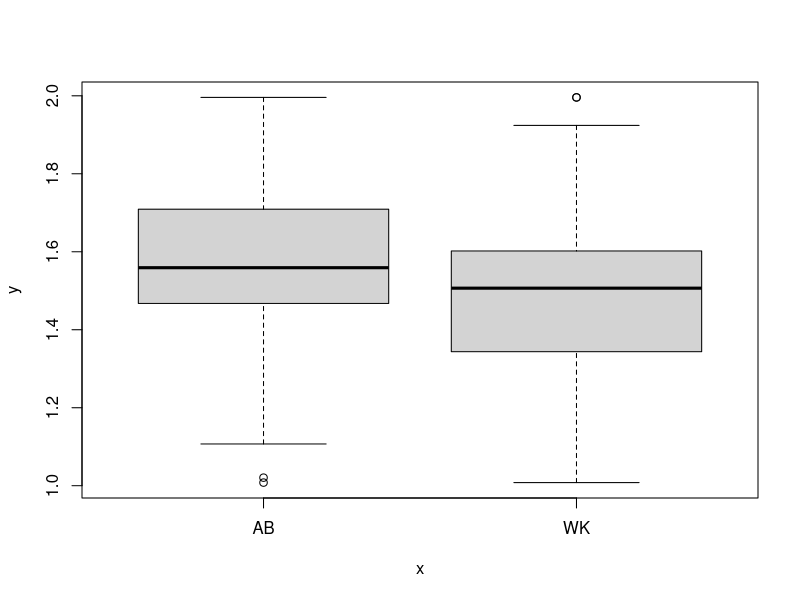

The R script that drew this image:
#One-way ANOVA with power
setwd('/Users/csmall/Dropbox/BiometryCourse_Fall2015/Week_3')
perc <- read.table('perchlorate_data.tsv', header=T, sep='\t')

x <- perc$Strain
y <- log10(perc$T4_Hormone_Level)

MyANOVA <- aov(y ~ x)
summary (MyANOVA)
boxplot(y ~ x)

#install.packages('pwr')
library(pwr)

#parameter calcuations for two-sample t-test power
N_AB <- length(subset(perc, Strain=="AB")$T4_Hormone_Level)#N is 200
N_WK <- length(subset(perc, Strain=="WK")$T4_Hormone_Level)#N is 190

mean_AB <- mean(log10(subset(perc, Strain=="AB")$T4_Hormone_Level))#mean is 1.592324
mean_WK <- mean(log10(subset(perc, Strain=="WK")$T4_Hormone_Level))#mean is 1.48759

sd_AB <- sd(log10(subset(perc, Strain=="AB")$T4_Hormone_Level))#sd is 0.191506
sd_WK <- sd(log10(subset(perc, Strain=="WK")$T4_Hormone_Level))#sd is 0.2123544
#For calculations that require the "common standard deviation" use the higher within-group sd.

diff <-  mean_AB-mean_WK#If using power.t.test(), this is the "delta" value

t_ES <- (mean_AB-mean_WK)/sd_WK#If using pwr.t2n.test, this is the "d" value
#In this case, we use the sd of WK values as a conservative estimate of the common std. dev. 

#Power calc. for two-sample t-test with different Ns
pwr.t2n.test(n1=N_AB, n2=N_WK, d=t_ES, sig.level=0.05, power=NULL)#Our power is 0.998


#Power calc. for ANOVA, assuming medium effect size (f=0.25)
#Effect size (f) is difficult to calculate, so we use basic guidelines for 
pwr.anova.test(k=2, n=N_WK, f=0.25, sig.level=.05, power=NULL)#Our power is 0.998



#Sample size calc for unbalanced, two-sample t-test, given power of 0.9, alpha of 0.05, 
#and a mean diff of 1.3 T4 units ("d" will be 0.114/sd_WK)
t_ES_new <- 0.114/sd_WK
pwr.t2n.test(n1=N_AB, n2=NULL, d=t_ES_new, sig.level=0.05, power=0.9)
#If we have 200 AB fish, we need 46 WK fish
#This isn't that useful, because we'd like to use ~ equal Ns

pwr.t2n.test(n1=75, n2=NULL, d=t_ES_new, sig.level=0.05, power=0.9)
#If we assume 75 AB fish, then we need 73 WK fish, and the numbers are pretty balanced
